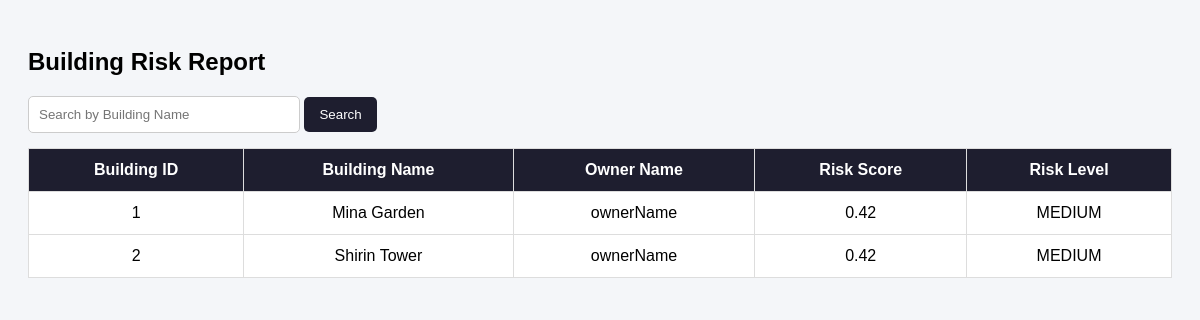
/project_370_final/risk.php, run on the app's committed database.
### tables this page shows
CREATE TABLE `building` (
  `building_id` int(11) NOT NULL,
  `total_floor` int(11) DEFAULT NULL,
  `construction_year` int(11) DEFAULT NULL,
  `built_material` varchar(100) DEFAULT NULL,
  `address` text DEFAULT NULL,
  `owner_id` int(11) DEFAULT NULL,
  `owns_date` date DEFAULT NULL,
  `building_name` varchar(100) DEFAULT NULL
);

CREATE TABLE `owner` (
  `owner_id` int(11) NOT NULL,
  `full_name` varchar(100) NOT NULL,
  `email` varchar(100) NOT NULL,
  `password` varchar(255) NOT NULL,
  `phone_number` varchar(20) DEFAULT NULL,
  `present_address` text DEFAULT NULL
);

### project_370_final/risk.php (the view, shortened to what this page needs)
<?php
$conn = mysqli_connect("localhost", "root", "", "project_370");
$search = trim($_GET['search'] ?? '');
if ($search == '') {
    $sql = "SELECT
                b.*,
                o.full_name,
                COUNT(c.complain_id) AS total_complain
            FROM building b
            JOIN owner o ON b.owner_id = o.owner_id
            LEFT JOIN complain c ON b.building_id = c.building_id
            GROUP BY b.building_id";
}
$result = mysqli_query($conn, $sql);
?>
<!DOCTYPE html>
<html>
<head>
</head>
<body>
<h2>Building Risk Report</h2>
<form method="GET" id="searchForm">
    <input type="text"
           name="search"
           id="searchInput"
           value="<?= $search ?>"
           placeholder="Search by Building Name">
    <button type="submit">Search</button>
</form>
<table>
<tr>
    <th>Building ID</th>
    <th>Building Name</th>
    <th>Owner Name</th>
    <th>Risk Score</th>
    <th>Risk Level</th>
</tr>
<?php
while ($row = mysqli_fetch_assoc($result)) {
    $complain = $row['total_complain'] ?? 0;
    $facility_count = 0;
    if($facility_count == 3) $facility_score = 0;
    elseif($facility_count == 2) $facility_score = 0.4;
    elseif($facility_count == 1) $facility_score = 0.7;
    else $facility_score = 0;
    $material = strtolower(trim($row['built_material'] ?? ''));
    if($material == "steel structure") $material_score =1;
    elseif($material == "brick") $material_score = 0.6;
    elseif($material == "mixed") $material_score = 0.3;
    elseif($material == "concrete") $material_score = 0.1;
    else $material_score = 0.5;
    $year = $row['construction_year'] ?? 0;
    if($year > 2015) $construction_score = 0.2;
    elseif($year >= 2000) $construction_score = 0.5;
    else $construction_score = 1;
    if($complain == 0) $complain_score = 0;
    elseif($complain <= 3) $complain_score = 0.5;
    else $complain_score = 1;
    $floor = $row['total_floor'] ?? 0;
    if($floor <= 3) $floor_score = 0.2;
    elseif($floor <= 7) $floor_score = 0.5;
    else $floor_score = 1;
    $risk_score = ($facility_score + $material_score + $construction_score + $floor_score + $complain_score) / 5;
    if($risk_score <= 0.3) $status = "LOW";
    elseif($risk_score <= 0.6) $status = "MEDIUM";
    else $status = "HIGH";
?>
<tr>
    <td><?= $row['building_id'] ?></td>
    <td><?= $row['building_name'] ?></td>
    <td><?= $row['full_name'] ?></td>
    <td><?= number_format($risk_score, 2) ?></td>
    <td><?= $status ?></td>
</tr>
<?php } ?>
</table>
</body>
</html>

### project_370_final/risk.php (style rules this page uses)
body { font-family: Arial; background: #f4f6f9; padding: 20px; }
form { margin-bottom: 15px; }
input[type="text"] { padding: 10px; width: 250px; border-radius: 5px; border: 1px solid #ccc; }
button { padding: 10px 15px; background: #1e1e2f; color: white; border: none; border-radius: 5px; cursor: pointer; }
table { width: 100%; border-collapse: collapse; background: white; }
th, td { padding: 12px; border: 1px solid #ddd; text-align: center; }
th { background: #1e1e2f; color: white; }

### data on the page
building: building_id "1", building_name "Mina Garden", owner.full_name "ownerName", risk_score "0.42", status "MEDIUM"
building: building_id "2", building_name "Shirin Tower", owner.full_name "ownerName", risk_score "0.42", status "MEDIUM"
